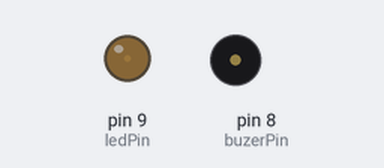
A sketch run on a simulated Arduino Uno, built with avr-gcc and run on an emulated ATmega328P. Parts: output pins drawn as LEDs (lit = HIGH), buzzer (waves = sounding, pin HIGH).

Above: at 0.05 s.
At 0.6 s:
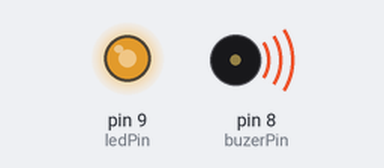
At 0.85 s:
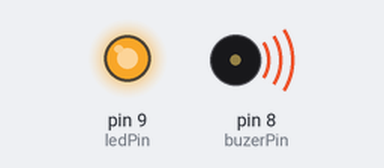
At 1.15 s:
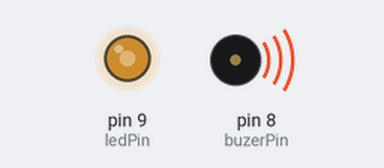
Timing chart, 0 to 3.6 s (numbered marks = the images above):
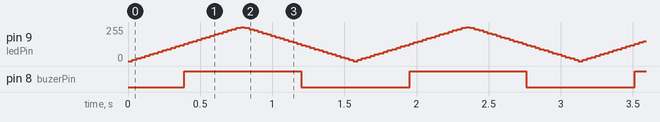

The sketch:

LedPulse.ino
```cpp
int buzerPin = 8; // pin for attaching the piezoelectric
//speaker
int puls = 0; // duty cycle, initially 0
int step = 10; // duty cycle increment step
int ledPin = 9; // on-board LED
void setup() {
// Pin direction setup
pinMode(buzerPin, OUTPUT);
pinMode(ledPin, OUTPUT);
}
void loop() {
// set the duty cycle for both the buzzer and the LED
analogWrite(buzerPin, puls);
analogWrite(ledPin, puls);
// increment the duty cycle
puls = puls + step;
// change the increment direction at the end of the
//interval
if (puls <= 0 || puls >= 255) {
step = -step ;
}
// small delay to sense the effects
delay(30);
}
```

Measured:
- by itself, pin 8 (buzerPin): alternates HIGH for 0.81 s and LOW for 0.75 s
